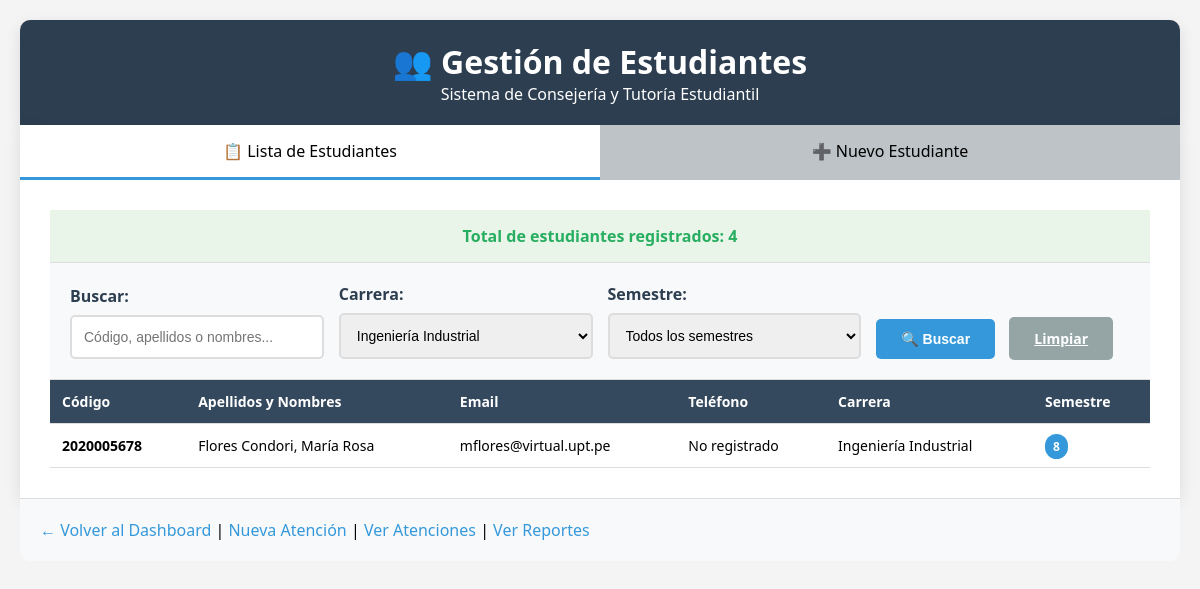
Screenshot of /gestion_estudiantes.php?carrera=Ingeniería Industrial (signed in) with the database file from the repository.
### tables this page shows
CREATE TABLE IF NOT EXISTS estudiantes (
    id INT PRIMARY KEY AUTO_INCREMENT,
    codigo VARCHAR(20) UNIQUE NOT NULL,
    apellidos VARCHAR(100) NOT NULL,
    nombres VARCHAR(100) NOT NULL,
    email VARCHAR(100),
    telefono VARCHAR(20),
    carrera VARCHAR(100),
    semestre INT,
    activo BOOLEAN DEFAULT TRUE,
    created_at TIMESTAMP DEFAULT CURRENT_TIMESTAMP
);

### public/gestion_estudiantes.php (the view, shortened to what this page needs)
<?php
require_once "../config/db.php";
$filtro_carrera = $_GET['carrera'] ?? '';
$busqueda = $_GET['busqueda'] ?? '';
$sql = "SELECT * FROM estudiantes WHERE activo = 1";
$params = [];
if (!empty($filtro_carrera)) {
    $sql .= " AND carrera LIKE ?";
    $params[] = "%$filtro_carrera%";
}
$sql .= " ORDER BY apellidos, nombres";
$stmt = $pdo->prepare($sql);
$stmt->execute($params);
$estudiantes = $stmt->fetchAll();
$total_estudiantes = $pdo->query("SELECT COUNT(*) FROM estudiantes WHERE activo = 1")->fetchColumn();
$carreras_disponibles = $pdo->query("SELECT DISTINCT carrera FROM estudiantes WHERE activo = 1 AND carrera IS NOT NULL ORDER BY carrera")->fetchAll();
?>
<!DOCTYPE html>
<html lang="es">
<head>
</head>
<body>
    <div class="container">
        <div class="header">
            <h1>👥 Gestión de Estudiantes</h1>
            <p>Sistema de Consejería y Tutoría Estudiantil</p>
        </div>
        <div class="content">
            <div class="tabs">
                <div class="tab active" onclick="showTab('lista')">📋 Lista de Estudiantes</div>
                <div class="tab" onclick="showTab('nuevo')">➕ Nuevo Estudiante</div>
            </div>
            <div id="tab-lista" class="tab-content active">
                <div class="stats-bar">
                    Total de estudiantes registrados: <?= $total_estudiantes ?>
                </div>
                <div class="filters">
                    <form method="GET" action="">
                        <div class="filter-row">
                            <div>
                                <label>Buscar:</label>
                                <input type="text" name="busqueda" placeholder="Código, apellidos o nombres..."
                                       value="<?= htmlspecialchars($busqueda) ?>">
                            </div>
                            <div>
                                <label>Carrera:</label>
                                <select name="carrera">
                                    <?php foreach ($carreras_disponibles as $carrera): ?>
                                        <option value="<?= htmlspecialchars($carrera['carrera']) ?>"
                                                <?= $filtro_carrera == $carrera['carrera'] ? 'selected' : '' ?>>
                                            <?= htmlspecialchars($carrera['carrera']) ?>
                                        </option>
                                    <?php endforeach; ?>
                                </select>
                            </div>
                            <div>
                                <label>Semestre:</label>
                                <select name="semestre">
                                    <option value="">Todos los semestres</option>
                                </select>
                            </div>
                            <div>
                                <button type="submit" class="btn">🔍 Buscar</button>
                                <a href="gestion_estudiantes.php" class="btn" style="background: #95a5a6;">Limpiar</a>
                            </div>
                        </div>
                    </form>
                </div>
                <div class="table-container">
                    <?php if (empty($estudiantes)): ?>
                        <div class="no-data">
                            <h3>No se encontraron estudiantes</h3>
                            <p>No hay estudiantes registrados con los criterios de búsqueda aplicados.</p>
                        </div>
                    <?php else: ?>
                        <table>
                            <thead>
                                <tr>
                                    <th>Código</th>
                                    <th>Apellidos y Nombres</th>
                                    <th>Email</th>
                                    <th>Teléfono</th>
                                    <th>Carrera</th>
                                    <th>Semestre</th>
                                </tr>
                            </thead>
                            <tbody>
                                <?php foreach ($estudiantes as $estudiante): ?>
                                    <tr>
                                        <td><strong><?= htmlspecialchars($estudiante['codigo']) ?></strong></td>
                                        <td><?= htmlspecialchars($estudiante['apellidos'] . ', ' . $estudiante['nombres']) ?></td>
                                        <td><?= htmlspecialchars($estudiante['email'] ?: 'No registrado') ?></td>
                                        <td><?= htmlspecialchars($estudiante['telefono'] ?: 'No registrado') ?></td>
                                        <td><?= htmlspecialchars($estudiante['carrera'] ?: 'No especificada') ?></td>
                                        <td>
                                            <?php if ($estudiante['semestre']): ?>
                                                <span class="badge"><?= $estudiante['semestre'] ?></span>
                                            <?php else: ?>
                                                <span style="color: #7f8c8d;">No especificado</span>
                                            <?php endif; ?>
                                        </td>
                                    </tr>
                                <?php endforeach; ?>
                            </tbody>
                        </table>
                    <?php endif; ?>
                </div>
            </div>
        </div>
        <div class="navigation">
            <a href="dashboard.php">← Volver al Dashboard</a> |
            <a href="registro_atencion.php">Nueva Atención</a> |
            <a href="lista_atenciones.php">Ver Atenciones</a> |
            <a href="reportes.php">Ver Reportes</a>
        </div>
    </div>
</body>
</html>

### public/gestion_estudiantes.php (style rules this page uses)
* { margin: 0; padding: 0; box-sizing: border-box; }
body { font-family: 'Segoe UI', Tahoma, Geneva, Verdana, sans-serif; background: #f4f4f4; padding: 20px; }
.container { max-width: 1200px; margin: 0 auto; }
.header { background: #2c3e50; color: white; padding: 20px; text-align: center; border-radius: 10px 10px 0 0; box-shadow: 0 5px 15px rgba(0,0,0,0.1); }
.content { background: white; padding: 0; box-shadow: 0 5px 15px rgba(0,0,0,0.1); }
.tabs { display: flex; background: #ecf0f1; }
.tab { flex: 1; padding: 15px; text-align: center; background: #bdc3c7; cursor: pointer; transition: background 0.3s; }
.tab.active { background: white; border-bottom: 3px solid #3498db; }
.tab-content { display: none; padding: 30px; }
.tab-content.active { display: block; }
label { display: block; margin-bottom: 8px; font-weight: 600; color: #2c3e50; }
input, select { width: 100%; padding: 12px; border: 2px solid #ddd; border-radius: 5px; font-size: 14px; transition: border-color 0.3s; }
.btn { background: #3498db; color: white; padding: 12px 25px; border: none; border-radius: 5px; cursor: pointer; font-size: 14px; font-weight: 600; transition: background 0.3s; margin-right: 10px; }
.stats-bar { background: #e8f5e8; padding: 15px; text-align: center; font-weight: 600; color: #27ae60; border-bottom: 1px solid #ddd; }
.filters { background: #f8f9fa; padding: 20px; border-bottom: 1px solid #ddd; }
.filter-row { display: grid; grid-template-columns: repeat(auto-fit, minmax(200px, 1fr)); gap: 15px; align-items: end; }
.table-container { overflow-x: auto; }
table { width: 100%; border-collapse: collapse; }
th, td { padding: 12px; text-align: left; border-bottom: 1px solid #ddd; font-size: 14px; }
th { background: #34495e; color: white; font-weight: 600; position: sticky; top: 0; }
.badge { padding: 4px 8px; border-radius: 12px; font-size: 12px; font-weight: 600; background: #3498db; color: white; }
.navigation { padding: 20px; background: #f8f9fa; border-top: 1px solid #ddd; border-radius: 0 0 10px 10px; }
.navigation a { color: #3498db; text-decoration: none; font-weight: 500; }

### rows the page displays
estudiantes: codigo "2020005678", apellidos+nombres "Flores Condori, María Rosa", email "mflores@virtual.upt.pe", telefono "No registrado", carrera "Ingeniería Industrial", semestre "8"

### other values shown
$total_estudiantes "4"
form field carrera "Ingeniería Industrial"
